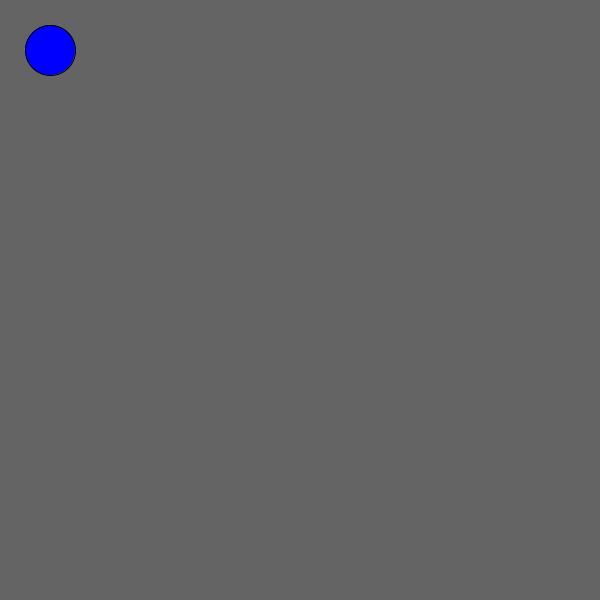
Frame 1 (no input)
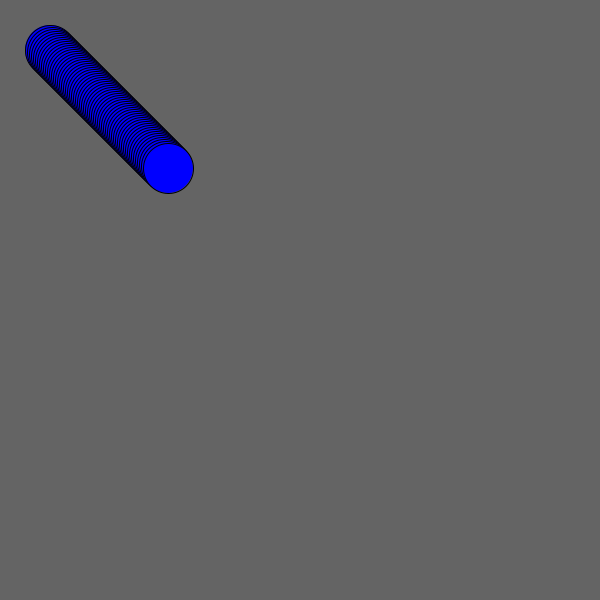
Frame 60 (the mouse pressed at the canvas centre just before this capture)
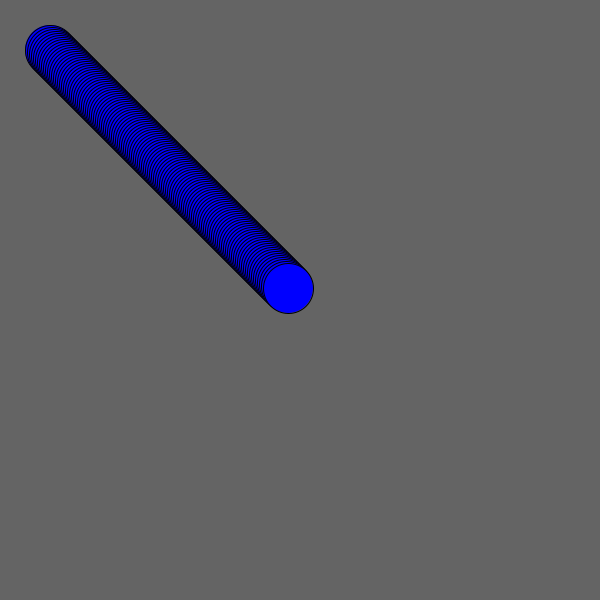
Frame 120 (the mouse held since frame 60 and released just before this capture)

The Processing sketch that drew these frames (run headless with seeded random() and noise(); from frame 60 on, the mouse is pressed at the canvas centre):

// Processing sketch: CodingClub
// ── CodingClub.pde
void setup ()
{
  size(600, 600);
  background(100);
}

PVector pos = new PVector(width/2, height/2);

void draw()
{
  fill (0, 0, 255);
  ellipse(pos.x, pos.y, 50, 50);
  if (pos.y > height) {
    pos.y -=2;
  } else {
    pos.y +=2;
  }
  
  if (pos.x > width) {
    pos.x -=2;
  }  else {
    pos.x +=2;
  }
}
